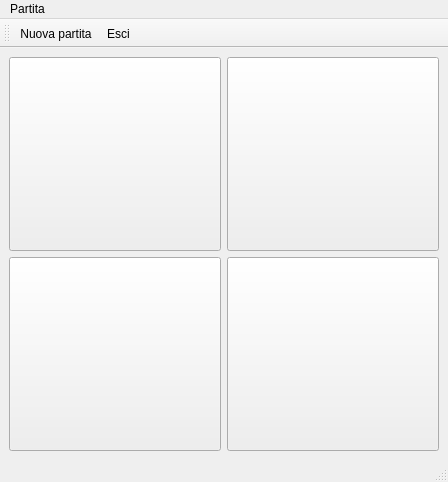
<?xml version="1.0" encoding="UTF-8"?>
<ui version="4.0">
 <class>MainWindow</class>
 <widget class="QMainWindow" name="MainWindow">
  <property name="geometry">
   <rect>
    <x>0</x>
    <y>0</y>
    <width>448</width>
    <height>482</height>
   </rect>
  </property>
  <property name="windowTitle">
   <string>Santuzzo</string>
  </property>
  <widget class="QWidget" name="centralwidget">
   <layout class="QGridLayout" name="gridLayout">
    <item row="0" column="0">
     <widget class="QPushButton" name="green">
      <property name="enabled">
       <bool>true</bool>
      </property>
      <property name="sizePolicy">
       <sizepolicy hsizetype="Minimum" vsizetype="Expanding">
        <horstretch>0</horstretch>
        <verstretch>0</verstretch>
       </sizepolicy>
      </property>
      <property name="text">
       <string/>
      </property>
      <property name="icon">
       <iconset resource="risorse.qrc">
        <normaloff>:/icone/lamp_green_off.png</normaloff>:/icone/lamp_green_off.png</iconset>
      </property>
      <property name="iconSize">
       <size>
        <width>200</width>
        <height>200</height>
       </size>
      </property>
     </widget>
    </item>
    <item row="1" column="0">
     <widget class="QPushButton" name="yellow">
      <property name="sizePolicy">
       <sizepolicy hsizetype="Minimum" vsizetype="Expanding">
        <horstretch>0</horstretch>
        <verstretch>0</verstretch>
       </sizepolicy>
      </property>
      <property name="text">
       <string/>
      </property>
      <property name="icon">
       <iconset resource="risorse.qrc">
        <normaloff>:/icone/lamp_yellow_off.png</normaloff>:/icone/lamp_yellow_off.png</iconset>
      </property>
      <property name="iconSize">
       <size>
        <width>200</width>
        <height>200</height>
       </size>
      </property>
     </widget>
    </item>
    <item row="0" column="1">
     <widget class="QPushButton" name="red">
      <property name="sizePolicy">
       <sizepolicy hsizetype="Minimum" vsizetype="Expanding">
        <horstretch>0</horstretch>
        <verstretch>0</verstretch>
       </sizepolicy>
      </property>
      <property name="text">
       <string/>
      </property>
      <property name="icon">
       <iconset resource="risorse.qrc">
        <normaloff>:/icone/lamp_red_off.png</normaloff>:/icone/lamp_red_off.png</iconset>
      </property>
      <property name="iconSize">
       <size>
        <width>200</width>
        <height>200</height>
       </size>
      </property>
     </widget>
    </item>
    <item row="1" column="1">
     <widget class="QPushButton" name="blue">
      <property name="sizePolicy">
       <sizepolicy hsizetype="Minimum" vsizetype="Expanding">
        <horstretch>0</horstretch>
        <verstretch>0</verstretch>
       </sizepolicy>
      </property>
      <property name="text">
       <string/>
      </property>
      <property name="icon">
       <iconset resource="risorse.qrc">
        <normaloff>:/icone/lamp_blue_off.png</normaloff>:/icone/lamp_blue_off.png</iconset>
      </property>
      <property name="iconSize">
       <size>
        <width>200</width>
        <height>200</height>
       </size>
      </property>
     </widget>
    </item>
   </layout>
  </widget>
  <widget class="QMenuBar" name="menubar">
   <property name="geometry">
    <rect>
     <x>0</x>
     <y>0</y>
     <width>448</width>
     <height>23</height>
    </rect>
   </property>
   <widget class="QMenu" name="menuPartita">
    <property name="title">
     <string>Partita</string>
    </property>
    <addaction name="actionNuova_partita"/>
    <addaction name="separator"/>
    <addaction name="actionEsci"/>
   </widget>
   <addaction name="menuPartita"/>
  </widget>
  <widget class="QStatusBar" name="statusbar"/>
  <widget class="QToolBar" name="toolBar">
   <property name="windowTitle">
    <string>toolBar</string>
   </property>
   <property name="toolButtonStyle">
    <enum>Qt::ToolButtonStyle::ToolButtonTextUnderIcon</enum>
   </property>
   <attribute name="toolBarArea">
    <enum>TopToolBarArea</enum>
   </attribute>
   <attribute name="toolBarBreak">
    <bool>false</bool>
   </attribute>
   <addaction name="actionNuova_partita"/>
   <addaction name="actionEsci"/>
  </widget>
  <action name="actionNuova_partita">
   <property name="icon">
    <iconset theme="video-x-generic"/>
   </property>
   <property name="text">
    <string>Nuova partita</string>
   </property>
  </action>
  <action name="actionEsci">
   <property name="icon">
    <iconset theme="system-log-out"/>
   </property>
   <property name="text">
    <string>Esci</string>
   </property>
  </action>
 </widget>
 <resources>
  <include location="risorse.qrc"/>
 </resources>
 <connections>
  <connection>
   <sender>actionEsci</sender>
   <signal>triggered()</signal>
   <receiver>MainWindow</receiver>
   <slot>close()</slot>
   <hints>
    <hint type="sourcelabel">
     <x>-1</x>
     <y>-1</y>
    </hint>
    <hint type="destinationlabel">
     <x>223</x>
     <y>240</y>
    </hint>
   </hints>
  </connection>
 </connections>
</ui>
